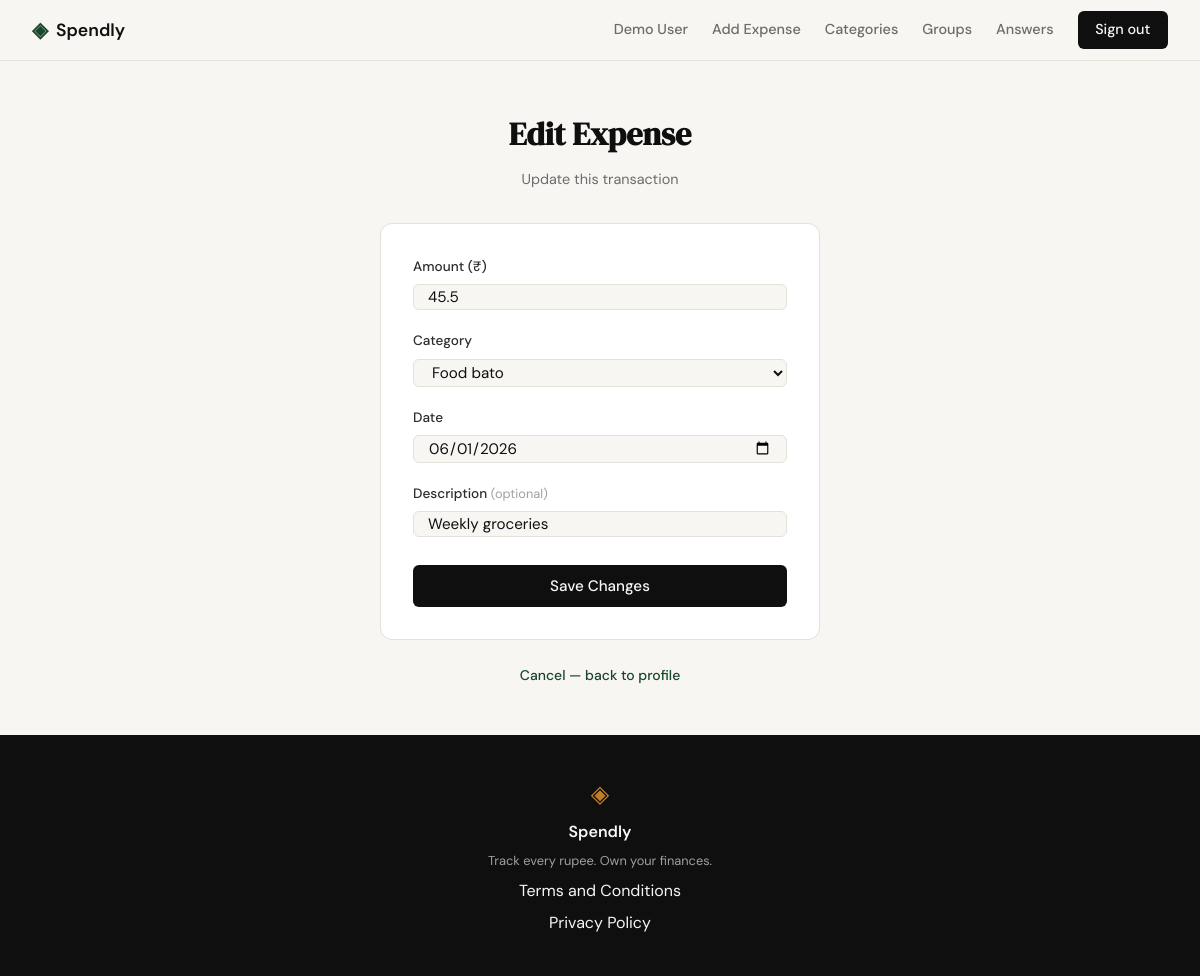
/expenses/1/edit (signed in), run on the app's committed database.
### tables this page shows
CREATE TABLE expenses (
                id          INTEGER PRIMARY KEY AUTOINCREMENT,
                user_id     INTEGER NOT NULL REFERENCES users(id),
                amount      REAL    NOT NULL,
                category_id INTEGER NOT NULL REFERENCES categories(id),
                date        TEXT    NOT NULL,
                description TEXT,
                created_at  TEXT    DEFAULT (datetime('now'))
            );

CREATE TABLE categories (
            id          INTEGER PRIMARY KEY AUTOINCREMENT,
            user_id     INTEGER NOT NULL REFERENCES users(id),
            name        TEXT    NOT NULL,
            description TEXT,
            created_at  TEXT    DEFAULT (datetime('now'))
        );

### app.py (the view, shortened to what this page needs)
@app.route("/expenses/<int:id>/edit", methods=["GET", "POST"])
def edit_expense(id):
    if not session.get("user_id"):
        return redirect(url_for("login"))
    expense = get_expense_by_id(id, session["user_id"])
    if expense is None:
        abort(404)
    categories = get_all_categories()
    return render_template("edit_expense.html", expense=expense,
                           categories=categories, form=dict(expense))

### database/db.py (called while the page is built)
def get_db():
    conn = sqlite3.connect(DB_PATH)
    conn.row_factory = sqlite3.Row
    conn.execute("PRAGMA foreign_keys = ON")
    return conn

### database/queries.py (called while the page is built)
def get_all_categories():
    conn = get_db()
    rows = conn.execute(
        "SELECT id, name, description FROM categories ORDER BY name"
    ).fetchall()
    conn.close()
    return [{"id": r["id"], "name": r["name"], "description": r["description"]} for r in rows]

def get_expense_by_id(expense_id, user_id):
    conn = get_db()
    row = conn.execute(
        "SELECT e.*, c.name AS category_name "
        "FROM expenses e JOIN categories c ON e.category_id = c.id "
        "WHERE e.id = ? AND e.user_id = ?",
        (expense_id, user_id),
    ).fetchone()
    conn.close()
    return row

### templates/edit_expense.html (shortened to what this page needs)
{% extends "base.html" %}
{% block content %}
<section class="auth-section">
    <div class="auth-container">
        <div class="auth-header">
            <h1 class="auth-title">Edit Expense</h1>
            <p class="auth-subtitle">Update this transaction</p>
        </div>
        <div class="auth-card">
            <form method="POST" action="{{ url_for('edit_expense', id=expense.id) }}">
                <div class="form-group">
                    <label for="amount">Amount (&#8377;)</label>
                    <input type="number" id="amount" name="amount" step="0.01" min="0.01"
                           class="form-input" value="{{ form.get('amount', expense.amount) }}" required>
                </div>
                <div class="form-group">
                    <label for="category_id">Category</label>
                    <select id="category_id" name="category_id" class="form-input">
                        {% for cat in categories %}
                        <option value="{{ cat.id }}"
                            {% if (form.get('category_id', expense.category_id)|int) == cat.id %}selected{% endif %}>{{ cat.name }}</option>
                        {% endfor %}
                    </select>
                </div>
                <div class="form-group">
                    <label for="date">Date</label>
                    <input type="date" id="date" name="date" class="form-input"
                           value="{{ form.get('date', expense.date) }}" required>
                </div>
                <div class="form-group">
                    <label for="description">Description
                        <span class="field-optional">(optional)</span>
                    </label>
                    <input type="text" id="description" name="description" maxlength="200"
                           class="form-input" value="{{ form.get('description', expense.description or '') }}"
                           placeholder="e.g. Lunch at café">
                </div>
                <button type="submit" class="btn-submit">Save Changes</button>
            </form>
        </div>
        <p class="auth-switch">
            <a href="{{ url_for('profile') }}">Cancel — back to profile</a>
        </p>
    </div>
</section>
{% endblock %}

### static/css/style.css (style rules this page uses)
:root { --ink: #0f0f0f; --ink-soft: #2d2d2d; --ink-muted: #6b6b6b; --ink-faint: #a0a0a0; --paper: #f7f6f3; --paper-warm: #f0ede6; --paper-card: #ffffff; --accent: #1a472a; --accent-light: #e8f0eb; --accent-2: #c17f24; --accent-2-light: #fdf3e3; --danger: #c0392b; --danger-light: #fdecea; --border: #e4e1da; --border-soft: #eeebe4; --group-bg: #eef4f0; --group-accent: #1a472a; --group-ink: #1a472a; --question-bg: #fbf4e6; --question-accent: #c17f24; --question-ink: #8a5a14; --answer-bg: #eaf1f5; --answer-accent: #2b6777; --answer-ink: #1f4d59; --font-display: 'DM Serif Display', Georgia, serif; --font-body: 'DM Sans', system-ui, sans-serif; --max-width: 1200px; --auth-width: 440px; --radius-sm: 6px; --radius-md: 12px; --radius-lg: 20px; }
*, *::before, *::after { box-sizing: border-box; margin: 0; padding: 0; }
html { font-size: 16px; scroll-behavior: smooth; }
body { background: var(--paper); color: var(--ink); font-family: var(--font-body); font-size: 1rem; line-height: 1.6; -webkit-font-smoothing: antialiased; }
a { color: inherit; text-decoration: none; }
.auth-section { min-height: calc(100vh - 60px - 100px); display: flex; align-items: center; justify-content: center; padding: 3rem 2rem; }
.auth-container { width: 100%; max-width: var(--auth-width); }
.auth-header { text-align: center; margin-bottom: 2rem; }
.auth-title { font-family: var(--font-display); font-size: 2rem; color: var(--ink); margin-bottom: 0.5rem; }
.auth-subtitle { font-size: 0.9rem; color: var(--ink-muted); }
.auth-card { background: var(--paper-card); border: 1px solid var(--border); border-radius: var(--radius-md); padding: 2rem; margin-bottom: 1.5rem; }
.form-group { margin-bottom: 1.25rem; }
.form-group label { display: block; font-size: 0.85rem; font-weight: 500; color: var(--ink-soft); margin-bottom: 0.4rem; }
.form-input { width: 100%; padding: 0.125rem 0.875rem; border: 1px solid var(--border); border-radius: var(--radius-sm); font-family: var(--font-body); font-size: 0.95rem; color: var(--ink); background: var(--paper); outline: none; transition: border-color 0.2s; }
.form-input::placeholder { color: var(--ink-faint); }
.btn-submit { width: 100%; padding: 0.7rem; background: var(--ink); color: var(--paper); border: none; border-radius: var(--radius-sm); font-family: var(--font-body); font-size: 0.95rem; font-weight: 500; cursor: pointer; transition: background 0.2s; margin-top: 0.5rem; }
.auth-switch { text-align: center; font-size: 0.875rem; color: var(--ink-muted); }
.auth-switch a { color: var(--accent); font-weight: 500; }
.field-optional { font-size: 0.8rem; color: var(--ink-faint); font-weight: 400; }

### data on the page
expenses: amount "45.5", category_id "Food bato", date "06/01/2026", description "Weekly groceries"

### other printed values
{{ session.get("user_name", "Account") }} "Demo User"
